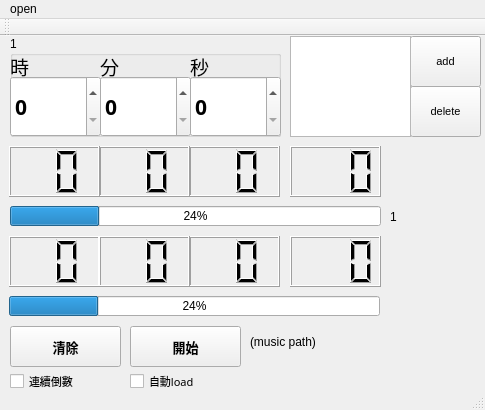
<?xml version="1.0" encoding="UTF-8"?>
<ui version="4.0">
 <class>MainWindow</class>
 <widget class="QMainWindow" name="MainWindow">
  <property name="geometry">
   <rect>
    <x>0</x>
    <y>0</y>
    <width>485</width>
    <height>410</height>
   </rect>
  </property>
  <property name="windowTitle">
   <string>MainWindow</string>
  </property>
  <widget class="QWidget" name="centralWidget">
   <widget class="QPushButton" name="start">
    <property name="geometry">
     <rect>
      <x>130</x>
      <y>290</y>
      <width>111</width>
      <height>41</height>
     </rect>
    </property>
    <property name="font">
     <font>
      <family>Aharoni</family>
      <pointsize>10</pointsize>
      <weight>75</weight>
      <bold>true</bold>
     </font>
    </property>
    <property name="cursor">
     <cursorShape>PointingHandCursor</cursorShape>
    </property>
    <property name="text">
     <string>開始</string>
    </property>
   </widget>
   <widget class="QPushButton" name="add">
    <property name="geometry">
     <rect>
      <x>410</x>
      <y>0</y>
      <width>71</width>
      <height>51</height>
     </rect>
    </property>
    <property name="font">
     <font>
      <pointsize>8</pointsize>
     </font>
    </property>
    <property name="cursor">
     <cursorShape>PointingHandCursor</cursorShape>
    </property>
    <property name="text">
     <string>add</string>
    </property>
   </widget>
   <widget class="QPushButton" name="del">
    <property name="geometry">
     <rect>
      <x>410</x>
      <y>50</y>
      <width>71</width>
      <height>51</height>
     </rect>
    </property>
    <property name="font">
     <font>
      <pointsize>8</pointsize>
     </font>
    </property>
    <property name="cursor">
     <cursorShape>PointingHandCursor</cursorShape>
    </property>
    <property name="text">
     <string>delete</string>
    </property>
   </widget>
   <widget class="QPushButton" name="clear">
    <property name="geometry">
     <rect>
      <x>10</x>
      <y>290</y>
      <width>111</width>
      <height>41</height>
     </rect>
    </property>
    <property name="font">
     <font>
      <family>Aharoni</family>
      <pointsize>10</pointsize>
      <weight>75</weight>
      <bold>true</bold>
     </font>
    </property>
    <property name="cursor">
     <cursorShape>PointingHandCursor</cursorShape>
    </property>
    <property name="text">
     <string>清除</string>
    </property>
   </widget>
   <widget class="QCheckBox" name="checkBox">
    <property name="geometry">
     <rect>
      <x>10</x>
      <y>330</y>
      <width>111</width>
      <height>31</height>
     </rect>
    </property>
    <property name="font">
     <font>
      <family>Aharoni</family>
      <pointsize>8</pointsize>
      <weight>50</weight>
      <bold>false</bold>
     </font>
    </property>
    <property name="text">
     <string>連續倒數</string>
    </property>
   </widget>
   <widget class="QProgressBar" name="progressBar">
    <property name="geometry">
     <rect>
      <x>10</x>
      <y>170</y>
      <width>371</width>
      <height>20</height>
     </rect>
    </property>
    <property name="cursor">
     <cursorShape>BusyCursor</cursorShape>
    </property>
    <property name="toolTip">
     <string>當前進度</string>
    </property>
    <property name="value">
     <number>24</number>
    </property>
   </widget>
   <widget class="QLCDNumber" name="lcdNumber">
    <property name="geometry">
     <rect>
      <x>189</x>
      <y>110</y>
      <width>91</width>
      <height>51</height>
     </rect>
    </property>
    <property name="cursor">
     <cursorShape>ClosedHandCursor</cursorShape>
    </property>
    <property name="toolTip">
     <string>剩餘秒數</string>
    </property>
    <property name="smallDecimalPoint">
     <bool>false</bool>
    </property>
    <property name="digitCount">
     <number>2</number>
    </property>
   </widget>
   <widget class="QLCDNumber" name="lcdNumber_4">
    <property name="geometry">
     <rect>
      <x>290</x>
      <y>110</y>
      <width>91</width>
      <height>51</height>
     </rect>
    </property>
    <property name="cursor">
     <cursorShape>ClosedHandCursor</cursorShape>
    </property>
    <property name="toolTip">
     <string>剩餘毫秒數</string>
    </property>
    <property name="smallDecimalPoint">
     <bool>false</bool>
    </property>
    <property name="digitCount">
     <number>3</number>
    </property>
   </widget>
   <widget class="QLCDNumber" name="lcdNumber_2">
    <property name="geometry">
     <rect>
      <x>99</x>
      <y>110</y>
      <width>91</width>
      <height>51</height>
     </rect>
    </property>
    <property name="cursor">
     <cursorShape>ClosedHandCursor</cursorShape>
    </property>
    <property name="toolTip">
     <string>剩餘分數</string>
    </property>
    <property name="smallDecimalPoint">
     <bool>false</bool>
    </property>
    <property name="digitCount">
     <number>2</number>
    </property>
   </widget>
   <widget class="QLCDNumber" name="lcdNumber_3">
    <property name="geometry">
     <rect>
      <x>9</x>
      <y>110</y>
      <width>91</width>
      <height>51</height>
     </rect>
    </property>
    <property name="cursor">
     <cursorShape>ClosedHandCursor</cursorShape>
    </property>
    <property name="toolTip">
     <string>剩餘時數</string>
    </property>
    <property name="smallDecimalPoint">
     <bool>false</bool>
    </property>
    <property name="digitCount">
     <number>2</number>
    </property>
   </widget>
   <widget class="QLCDNumber" name="lcdNumber_7">
    <property name="geometry">
     <rect>
      <x>9</x>
      <y>200</y>
      <width>91</width>
      <height>51</height>
     </rect>
    </property>
    <property name="cursor">
     <cursorShape>ClosedHandCursor</cursorShape>
    </property>
    <property name="toolTip">
     <string>總剩餘時數</string>
    </property>
    <property name="smallDecimalPoint">
     <bool>false</bool>
    </property>
    <property name="digitCount">
     <number>2</number>
    </property>
   </widget>
   <widget class="QLCDNumber" name="lcdNumber_8">
    <property name="geometry">
     <rect>
      <x>290</x>
      <y>200</y>
      <width>91</width>
      <height>51</height>
     </rect>
    </property>
    <property name="cursor">
     <cursorShape>ClosedHandCursor</cursorShape>
    </property>
    <property name="toolTip">
     <string>總剩餘毫秒數</string>
    </property>
    <property name="smallDecimalPoint">
     <bool>false</bool>
    </property>
    <property name="digitCount">
     <number>3</number>
    </property>
   </widget>
   <widget class="QLCDNumber" name="lcdNumber_5">
    <property name="geometry">
     <rect>
      <x>189</x>
      <y>200</y>
      <width>91</width>
      <height>51</height>
     </rect>
    </property>
    <property name="cursor">
     <cursorShape>ClosedHandCursor</cursorShape>
    </property>
    <property name="toolTip">
     <string>總剩餘秒數</string>
    </property>
    <property name="smallDecimalPoint">
     <bool>false</bool>
    </property>
    <property name="digitCount">
     <number>2</number>
    </property>
   </widget>
   <widget class="QLCDNumber" name="lcdNumber_6">
    <property name="geometry">
     <rect>
      <x>99</x>
      <y>200</y>
      <width>91</width>
      <height>51</height>
     </rect>
    </property>
    <property name="cursor">
     <cursorShape>ClosedHandCursor</cursorShape>
    </property>
    <property name="toolTip">
     <string>總剩餘分數</string>
    </property>
    <property name="smallDecimalPoint">
     <bool>false</bool>
    </property>
    <property name="digitCount">
     <number>2</number>
    </property>
   </widget>
   <widget class="QProgressBar" name="progressBar_2">
    <property name="geometry">
     <rect>
      <x>9</x>
      <y>260</y>
      <width>371</width>
      <height>20</height>
     </rect>
    </property>
    <property name="cursor">
     <cursorShape>BusyCursor</cursorShape>
    </property>
    <property name="toolTip">
     <string>總進度</string>
    </property>
    <property name="value">
     <number>24</number>
    </property>
   </widget>
   <widget class="QListWidget" name="listWidget">
    <property name="geometry">
     <rect>
      <x>290</x>
      <y>0</y>
      <width>121</width>
      <height>101</height>
     </rect>
    </property>
   </widget>
   <widget class="QLabel" name="label_4">
    <property name="geometry">
     <rect>
      <x>390</x>
      <y>160</y>
      <width>31</width>
      <height>41</height>
     </rect>
    </property>
    <property name="text">
     <string>1</string>
    </property>
   </widget>
   <widget class="QLabel" name="label_5">
    <property name="geometry">
     <rect>
      <x>250</x>
      <y>290</y>
      <width>231</width>
      <height>31</height>
     </rect>
    </property>
    <property name="text">
     <string>(music path)</string>
    </property>
   </widget>
   <widget class="QCheckBox" name="checkBox_2">
    <property name="geometry">
     <rect>
      <x>130</x>
      <y>330</y>
      <width>111</width>
      <height>31</height>
     </rect>
    </property>
    <property name="font">
     <font>
      <family>Aharoni</family>
      <pointsize>8</pointsize>
      <weight>50</weight>
      <bold>false</bold>
      <kerning>true</kerning>
     </font>
    </property>
    <property name="text">
     <string>自動load</string>
    </property>
   </widget>
   <widget class="QGroupBox" name="groupBox">
    <property name="geometry">
     <rect>
      <x>10</x>
      <y>0</y>
      <width>271</width>
      <height>101</height>
     </rect>
    </property>
    <property name="title">
     <string>1</string>
    </property>
    <widget class="QSpinBox" name="spinBox_3">
     <property name="geometry">
      <rect>
       <x>0</x>
       <y>40</y>
       <width>91</width>
       <height>61</height>
      </rect>
     </property>
     <property name="sizeIncrement">
      <size>
       <width>0</width>
       <height>0</height>
      </size>
     </property>
     <property name="font">
      <font>
       <family>Aharoni</family>
       <pointsize>16</pointsize>
       <weight>75</weight>
       <bold>true</bold>
      </font>
     </property>
     <property name="cursor">
      <cursorShape>ArrowCursor</cursorShape>
     </property>
     <property name="toolTip">
      <string>最大24時</string>
     </property>
     <property name="maximum">
      <number>24</number>
     </property>
    </widget>
    <widget class="QSpinBox" name="spinBox_2">
     <property name="geometry">
      <rect>
       <x>90</x>
       <y>40</y>
       <width>91</width>
       <height>61</height>
      </rect>
     </property>
     <property name="font">
      <font>
       <family>Aharoni</family>
       <pointsize>16</pointsize>
       <weight>75</weight>
       <bold>true</bold>
      </font>
     </property>
     <property name="cursor">
      <cursorShape>ArrowCursor</cursorShape>
     </property>
     <property name="toolTip">
      <string>最大99分</string>
     </property>
    </widget>
    <widget class="QSpinBox" name="spinBox">
     <property name="geometry">
      <rect>
       <x>180</x>
       <y>40</y>
       <width>91</width>
       <height>61</height>
      </rect>
     </property>
     <property name="font">
      <font>
       <family>Aharoni</family>
       <pointsize>16</pointsize>
       <weight>75</weight>
       <bold>true</bold>
      </font>
     </property>
     <property name="cursor">
      <cursorShape>ArrowCursor</cursorShape>
     </property>
     <property name="toolTip">
      <string>最大99秒</string>
     </property>
     <property name="maximum">
      <number>99</number>
     </property>
    </widget>
    <widget class="QLabel" name="label_3">
     <property name="geometry">
      <rect>
       <x>180</x>
       <y>20</y>
       <width>91</width>
       <height>21</height>
      </rect>
     </property>
     <property name="font">
      <font>
       <family>Aharoni</family>
       <pointsize>14</pointsize>
       <weight>50</weight>
       <bold>false</bold>
      </font>
     </property>
     <property name="text">
      <string>秒</string>
     </property>
    </widget>
    <widget class="QLabel" name="label_2">
     <property name="geometry">
      <rect>
       <x>90</x>
       <y>20</y>
       <width>91</width>
       <height>21</height>
      </rect>
     </property>
     <property name="font">
      <font>
       <family>Aharoni</family>
       <pointsize>14</pointsize>
       <weight>50</weight>
       <bold>false</bold>
      </font>
     </property>
     <property name="text">
      <string>分</string>
     </property>
    </widget>
    <widget class="QLabel" name="label">
     <property name="geometry">
      <rect>
       <x>0</x>
       <y>20</y>
       <width>91</width>
       <height>21</height>
      </rect>
     </property>
     <property name="font">
      <font>
       <family>Aharoni</family>
       <pointsize>14</pointsize>
       <weight>50</weight>
       <bold>false</bold>
      </font>
     </property>
     <property name="text">
      <string>時</string>
     </property>
    </widget>
    <zorder>spinBox_2</zorder>
    <zorder>label</zorder>
    <zorder>label_2</zorder>
    <zorder>spinBox</zorder>
    <zorder>label_3</zorder>
    <zorder>spinBox_3</zorder>
    <zorder>spinBox_3</zorder>
    <zorder>spinBox_2</zorder>
    <zorder>spinBox</zorder>
    <zorder>label_3</zorder>
    <zorder>label_2</zorder>
    <zorder>label</zorder>
   </widget>
  </widget>
  <widget class="QMenuBar" name="menuBar">
   <property name="geometry">
    <rect>
     <x>0</x>
     <y>0</y>
     <width>485</width>
     <height>21</height>
    </rect>
   </property>
   <widget class="QMenu" name="menuOpen">
    <property name="title">
     <string>open</string>
    </property>
    <addaction name="actionWav"/>
   </widget>
   <addaction name="menuOpen"/>
  </widget>
  <widget class="QToolBar" name="mainToolBar">
   <attribute name="toolBarArea">
    <enum>TopToolBarArea</enum>
   </attribute>
   <attribute name="toolBarBreak">
    <bool>false</bool>
   </attribute>
  </widget>
  <widget class="QStatusBar" name="statusBar"/>
  <action name="actionWav">
   <property name="text">
    <string>wav</string>
   </property>
  </action>
 </widget>
 <layoutdefault spacing="6" margin="11"/>
 <resources/>
 <connections/>
</ui>
